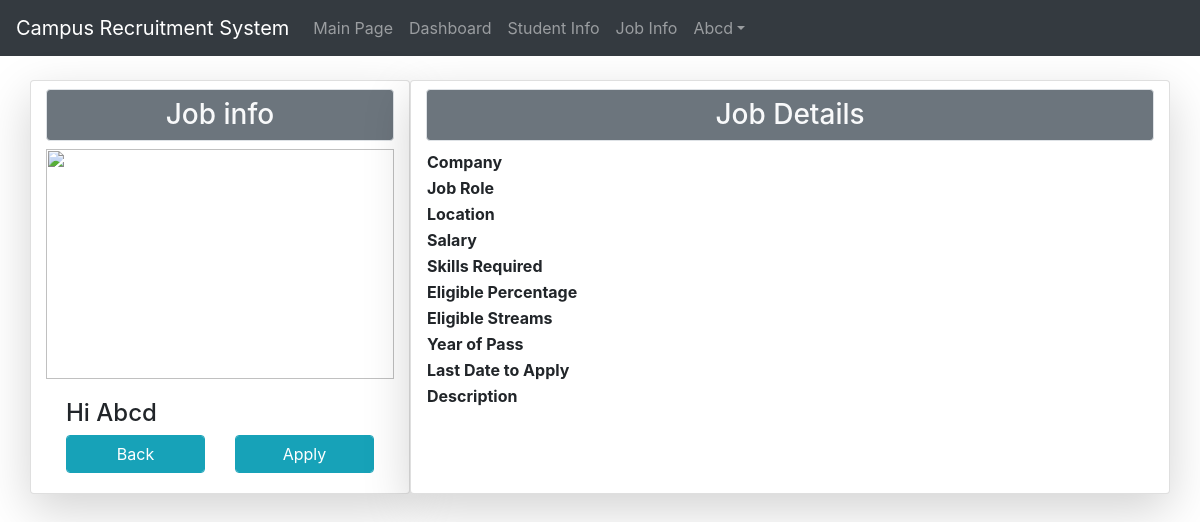
The page /viewjob/ (signed in) on the database as committed earlier.
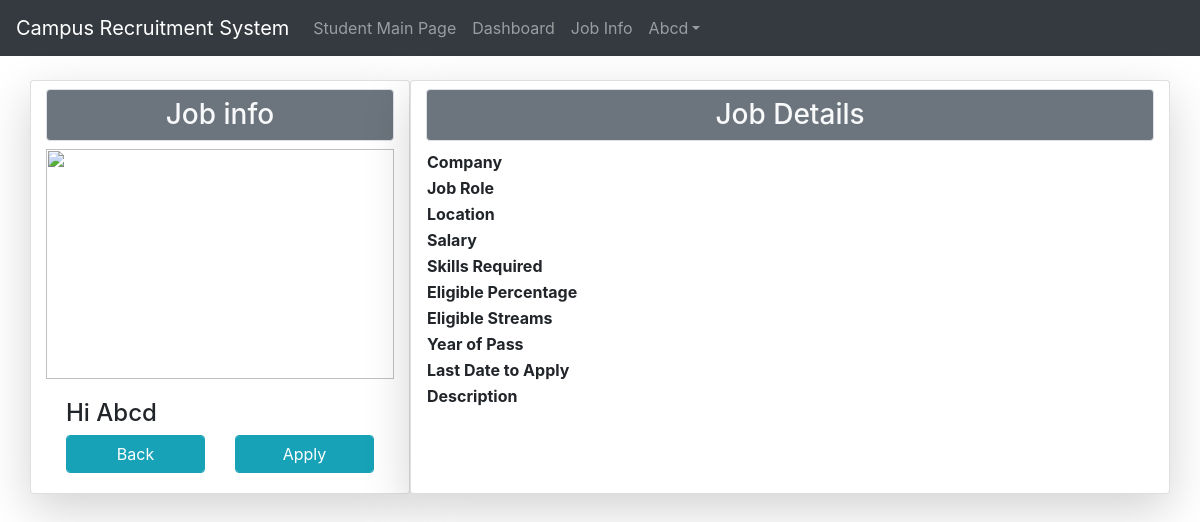
The same page on the database as committed later.
### RevisedApp/models.py (models this page shows)
class User(AbstractUser):
	t=[('CSE','CSE'),('ECE','ECE'),('CIVIL','CIVIL'),('Mechanical','Mechanical'),('EEE','EEE'),('MBA','MBA')]
	y=[('III','III'),('IV','IV')]
	rollno=models.CharField(default='17AK1A000',max_length=10)
	dob=models.DateField(null=True)
	year=models.CharField(choices=y,max_length=5,null=True)
	dept=models.CharField(choices=t,max_length=12,null=True)
	phone_no=models.IntegerField(null=True)
	percentage=models.IntegerField(null=True)
	backlogs=models.IntegerField(null=True)
	pass_year=models.IntegerField(null=True)
	address=models.CharField(max_length=250,null=True)
	r=[(1,'coordinator'),(2,'Student'),(3,'Guest')]
	role=models.IntegerField(choices=r,default=2)

### RevisedApp/views.py (the view)
# urls.py: path('viewjob/',views.viewjob,name='view')
def viewjob(request):
	return render(request,'html/viewjob.html')

### RevisedApp/templates/html/viewjob.html (shortened to what this page needs)
{% extends 'html/base.html' %}
{% block content %}
<div class="container">
	<div class="row">
	<div class="col-md-4 h-20 mt-4 card shadow-lg">
		<h3 class="p-2 bg-secondary text-center text-light border rounded my-2">Job info</h3>
		<img src="{{user.improfile.impf.url}}" height=230px width=100%>
		<div class="card-body">
			<h4>Hi {{user.username}}</h4>
			<div class="row">
				<div class="col">
					<a href="{% url 'dash' %}" class="form-control btn btn-info">Back</a>
				</div>
				{% if not user.is_superuser %}
				<div class="col">
					<a href="#" class="form-control btn btn-info">Apply</a>
				</div>
				{% endif %}
			</div>
		</div>
	</div>
	<div class="col-md-8 mt-4 card shadow-lg">
		<h3 class="p-2 bg-secondary text-center text-light border rounded my-2">Job Details</h3>
		<table>
			<tr>
				<th>Company</th>
				<th></th>
			</tr>
			<tr>
				<th>Job Role</th>
				<td></td>
			</tr>
			<tr>
				<th>Location</th>
				<th></th>
			</tr>
			<tr>
				<th>Salary</th>
				<td></td>
			</tr>
			<tr>
				<th>Skills Required</th>
				<td></td>
			</tr>
			<tr>
				<th>Eligible Percentage</th>
				<td></td>
			</tr>
			<tr>
				<th>Eligible Streams</th>
				<td></td>
			</tr>
			<tr>
				<th>Year of Pass</th>
				<td></td>
			</tr>
			<tr>
				<th>Last Date to Apply</th>
			    <td></td>
		    </tr>
		    <tr>
		    	<th>Description</th>
		    	<td></td>
		    </tr>
		</table>
	</div>
</div>
</div>
{% endblock %}

### RevisedApp/templates/html/navbar.html (shortened to what this page needs)
<nav class="navbar navbar-expand-md bg-dark navbar-dark">
  <a class="navbar-brand" href="{% url 'home' %}">Campus Recruitment System</a>
  <div class="collapse navbar-collapse" id="collapsibleNavbar">
    <ul class="navbar-nav">
      {% if not user.is_authenticated %}
      <li class="nav-item">
        <a class="nav-link" href="{% url 'home' %}">Home</a>
      </li>
      <li class="nav-item">
        <a class="nav-link" href="#">About</a>
      </li>
      <li class="nav-item">
        <a class="nav-link" href="{% url 'log' %}">Login/Register</a>
      </li>
      {% elif user.role == 1%}
      <li class="nav-item">
        <a class="nav-link" href="{% url 'main' %}">Main Page</a>
      </li>
      <li class="nav-item">
        <a class="nav-link" href="{% url 'dash' %}">Dashboard</a>
      </li>
      <li class="nav-item">
        <a class="nav-link" href="{% url 'perm' %}">Student Info</a>
      </li>
      <li class="nav-item">
        <a class="nav-link" href="{% url 'main' %}">Job Info</a>
      </li>
       <ul class="navbar-nav ml-auto" style="margin-right: 120px">
        {% if not user.is_authenticated %}
        <li class="nav-item">
          <a class="nav-link" href="{% url 'log' %}"> Login</a>
        </li>
        {% else %}
        <li class="dropdown">
          <a type="button" class="nav-link dropdown-toggle" data-toggle="dropdown">{{user.username}}</a>
        </li>
        {% endif %}
      </ul>
 {% elif user.role == 2%}
      <li class="nav-item">
        <a class="nav-link" href="{% url 'main' %}">Student Main Page</a>
      </li>
      <li class="nav-item">
        <a class="nav-link" href="{% url 'dash' %}">Dashboard</a>
      </li>
      <li class="nav-item">
        <a class="nav-link" href="{% url 'main' %}">Job Info</a>
      </li>
       <ul class="navbar-nav ml-auto" style="margin-right: 120px">
    {% if not user.is_authenticated %}
     <li class="nav-item">
      <a class="nav-link" href="{% url 'log' %}"> Login</a>
    </li>
    {% else %}
    <li class="dropdown">
        <a type="button" class="nav-link dropdown-toggle" data-toggle="dropdown">{{user.username}}</a>
</li>
{% endif %}
  </ul>
      {% endif %}
    </ul>
  </div>
</nav>

Rows that differ between the two databases and show on the page:
changed User "Abcd": role 1 → 2 (drawn)
Other text that changed with them:
text no longer shown: "Main Page Student Info"
text now shown: "Student Main Page"
